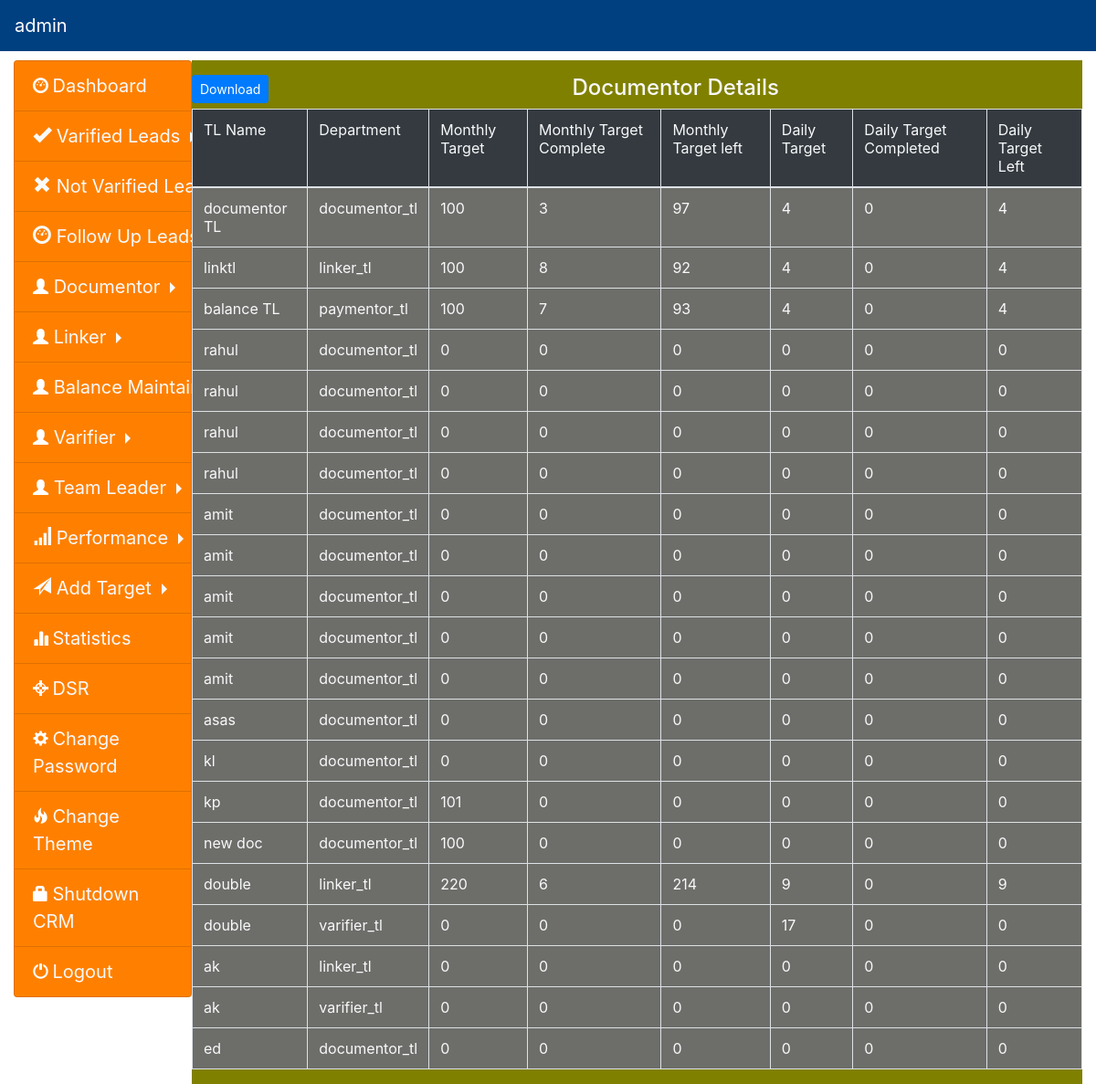
The app's page /admin/tl-performance.php (signed in) with its own data.
### tables this page shows
CREATE TABLE `add_tl` (
  `id` int(11) NOT NULL,
  `name` varchar(50) NOT NULL,
  `contact` varchar(50) NOT NULL,
  `email` varchar(50) NOT NULL,
  `joining_date` varchar(50) NOT NULL,
  `tl_pass` varchar(50) NOT NULL,
  `status` varchar(50) NOT NULL,
  `unique_number` int(11) NOT NULL,
  `target` int(11) NOT NULL,
  `target_cmplt` int(11) NOT NULL,
  `target_left` int(11) NOT NULL,
  `target_add_month` timestamp NOT NULL DEFAULT CURRENT_TIMESTAMP ON UPDATE CURRENT_TIMESTAMP,
  `daily_target` int(11) NOT NULL,
  `daily_target_cmplt` int(11) NOT NULL,
  `daily_target_left` int(11) NOT NULL,
  `daily_target_cmplt_var` int(11) NOT NULL,
  `daily_target_left_var` int(11) NOT NULL,
  `month_target_cmplt_var` int(11) NOT NULL,
  `month_target_left_var` int(11) NOT NULL,
  `target_var` int(11) NOT NULL
);

### admin/tl-performance.php (the view)
<?php
include('header.php');
include('../config/database.php');
$sql=mysqli_query($conn,"select * from add_tl");
$name1=array();
$target1=array();
$target_cmplt1=array();
$target_left=array();
$daily_target=array();
$daily_target_cmplt=array();
$daily_target_left=array();
$department=array();
$count=mysqli_num_rows($sql);
while($row=mysqli_fetch_array($sql,MYSQLI_ASSOC))
{
  $department[]=$row['status'];
   $target_left[]=$row['target_left'];
   $daily_target[]=$row['daily_target'];
   $daily_target_cmplt[]=$row['daily_target_cmplt'];
   $daily_target_left[]=$row['daily_target_left'];
	$name1[]=$row['name'];
	$target1[]=$row['target'];
	$target_cmplt1[]=$row['target_cmplt'];
}
?>
<div class="container-fluid">
       <div class="row no-gutters">
               <div class="col-md-2">
    <?php include('sidepanel.php'); ?>
     </div>
     <div class="col-md-10 content">
      <div class="table-responsive">
        <form method="POST" action="tl-performance-download.php">
          <button type="submit" name="download" class="btn btn-primary btn-sm float-left" style="margin-top: 16px;">Download</button>
        </form>
      <table class="table table-bordered table-hover" id="myTable">
        <h4 class="text-center text-light">Documentor Details</h4>
        <thead class="bg-dark">
          <tr class="text-light">
            <td>TL Name</td>
            <td>Department</td>
            <td>Monthly Target</td>
            <td>Monthly Target Complete</td>
            <td>Monthly Target left</td>
            <td>Daily Target</td>
            <td>Daily Target Completed</td>
            <td>Daily Target Left</td>
          </tr>
        </thead>
        <tbody>
        	<?php
                for($i=0;$i<$count;$i++)
                { ?>
                    <tr class="text-light" style="background:#6D6E6A;"	>
                    	<td><?php echo $name1[$i]; ?></td>
                      <td><?php echo $department[$i]; ?></td>
                    	<td><?php echo $target1[$i]; ?></td>
                    	<td><?php echo $target_cmplt1[$i]; ?></td>
                      <td><?php echo $target_left[$i]; ?></td>
                      <td><?php echo $daily_target[$i]; ?></td>
                      <td><?php echo $daily_target_cmplt[$i]; ?></td>
                      <td><?php echo $daily_target_left[$i]; ?></td>
                    </tr>
                <?php }
        	?>
        </tbody>
      </table>

### design.php (shortened to what this page needs)
<link rel="stylesheet" type="text/css" href="css/bootstrap.min.css">
<link rel="stylesheet" type="text/css" href="css/glyphicon.css">
<link rel="stylesheet" type="text/css" href="css/morris.css">
<link rel="stylesheet" type="text/css" href="../css/morris.css">
<link rel="stylesheet" type="text/css" href="../css/glyphicon.css">
<link rel="stylesheet" type="text/css" href="css/jquery.dataTables.min.css">
<link rel="stylesheet" type="text/css" href="../css/jquery.dataTables.min.css">
<link rel="stylesheet" type="text/css" href="../css/bootstrap.min.css">

### admin/header.php (shortened to what this page needs)
<?php
include($_SERVER['DOCUMENT_ROOT'].'/dashboard1/design.php');
include('../config/database.php');
$sid=$_SESSION['sid'];
$sql=mysqli_query($conn,"select container,header from admin where usename='$sid'");
$sql_fetch=mysqli_fetch_array($sql);
$header=$sql_fetch['header'];
?>
<!DOCTYPE html>
<html>
<head>
	<link rel="stylesheet" type="text/css" href="../css/header.css">
	<link rel="stylesheet" type="text/css" href="../css/sidenav.css">
  <link rel="stylesheet" type="text/css" href="../css/content.css">
</head>
<body>
<nav class="navbar navbar-expand-md navbar-dark" style="margin-bottom: 10px; background: <?php echo $header; ?>">
  <a class="navbar-brand" href="#"><?php echo $sid;?></a>
</nav>
</body>
</html>

### admin/sidepanel.php (shortened to what this page needs)
  <?php
 $user=$_SESSION['sid'];
include("../config/database.php");
$sql=mysqli_query($conn,"select sidenav from admin where usename='$user'");
$sql_fetch=mysqli_fetch_array($sql);
$sidenav=$sql_fetch['sidenav'];
 ?>
 <div class="side-nav">
     <ul class="list-group">
	<li class="list-group-item text-light" style="background: <?php echo $sidenav; ?>;">
		<a href="admin.php">
			<i class="glyphicon glyphicon-dashboard"></i>
			<span class="text-light">Dashboard</span>
		</a>
	</li>
	<li class="dropdown list-group-item dropright" style="background: <?php echo $sidenav; ?>;">
		<a href="#" class="dropdown-toggle text-light" data-toggle='dropdown' style="font-size: 20px;">
			<span class="glyphicon glyphicon-ok"></span>
			Varified Leads
		</a>
	</li>
		<li class="dropdown list-group-item dropright" style="background: <?php echo $sidenav; ?>;">
		<a href="#" class="dropdown-toggle text-light" data-toggle='dropdown' style="font-size: 20px;">
			<span class="glyphicon glyphicon-remove"></span>
			Not Varified Leads
		</a>
	</li>
			<li class="dropdown list-group-item dropright" style="background: <?php echo $sidenav; ?>;">
		<a href="#" class="dropdown-toggle text-light" data-toggle='dropdown' style="font-size: 20px;">
			<span class="glyphicon glyphicon-dashboard"></span>
			Follow Up Leads
		</a>
	</li>
	<li class="dropdown list-group-item text-light dropright" style="background: <?php echo $sidenav; ?>;">
		<a href="#" class="dropdown-toggle text-light" data-toggle='dropdown' style="font-size: 20px;">
			<i class="glyphicon glyphicon-user"></i>
			Documentor
		</a>
	</li>
	<li class="dropdown list-group-item text-light dropright" style="background: <?php echo $sidenav; ?>;">
		<a href="#" class="dropdown-toggle text-light" data-toggle='dropdown' style="font-size: 20px;">
			<i class="glyphicon glyphicon-user"></i>
			Linker
		</a>
	</li>
	<li class="dropdown list-group-item text-light dropright" style="background: <?php echo $sidenav; ?>;">
		<a href="#" class="dropdown-toggle text-light" data-toggle='dropdown' style="font-size: 20px;">
			<i class="glyphicon glyphicon-user"></i>
			Balance Maintainer
		</a>
	</li>
	<li class="dropdown list-group-item text-light dropright" style="background: <?php echo $sidenav; ?>;">
		<a href="#" class="dropdown-toggle text-light" data-toggle='dropdown' style="font-size: 20px;">
			<i class="glyphicon glyphicon-user"></i>
			Varifier
		</a>
	</li>
	<li class="dropdown list-group-item text-light dropright" style="background: <?php echo $sidenav; ?>;">
		<a href="#" class="dropdown-toggle text-light" data-toggle='dropdown' style="font-size: 20px;">
			<i class="glyphicon glyphicon-user"></i>
			Team Leader
		</a>
	</li>
			<li class="dropdown list-group-item dropright" style="background: <?php echo $sidenav; ?>;">
		<a href="#" class="dropdown-toggle text-light" data-toggle='dropdown' style="font-size: 20px;">
			<span class="glyphicon glyphicon-signal"></span>
			Performance
		</a>
	</li>
				<li class="dropdown list-group-item dropright" style="background: <?php echo $sidenav; ?>;">
		<a href="#" class="dropdown-toggle text-light" data-toggle='dropdown' style="font-size: 20px;">
			<span class="glyphicon glyphicon-send"></span>
			Add Target
		</a>
	</li>
		<li class="list-group-item text-light" style="background: <?php echo $sidenav; ?>;">
		<a href="stats.php">
			<i class="glyphicon glyphicon-stats"></i>
			<span class="text-light">Statistics</span>
		</a>
	</li>
	<li class="list-group-item text-light" style="background: <?php echo $sidenav; ?>;">
		<a href="dsr.php">
			<i class="glyphicon glyphicon-screenshot"></i>
			<span class="text-light">DSR</span>
		</a>
	</li>
	<li class="list-group-item text-light" style="background: <?php echo $sidenav; ?>;">
		<a href="admin-page-change-password.php">
			<i class="glyphicon glyphicon-cog"></i>
			<span class="text-light">Change Password</span>
		</a>
	</li>
		<li class="list-group-item text-light" style="background: <?php echo $sidenav; ?>;">
		<a href="change-theme.php">
			<i class="glyphicon glyphicon-fire"></i>
			<span class="text-light">Change Theme</span>
		</a>
	</li>
		<li class="list-group-item text-light" style="background: <?php echo $sidenav; ?>;">
		<a href="shutdown-site.php">
			<i class="glyphicon glyphicon-lock"></i>
			<span class="text-light">Shutdown CRM</span>
		</a>
	</li>
	<li class="list-group-item text-light" style="background: <?php echo $sidenav; ?>;">
		<a href="logout.php">
			<i class="glyphicon glyphicon-off"></i>
			<span class="text-light">Logout</span>
		</a>
	</li>
</ul>
</div>

### css/sidenav.css (style rules this page uses)
.side-nav ul { margin-left: 0px; }
.side-nav ul li a { text-decoration: none; }
.side-nav ul li a i { font-size: 17px; color: white; text-align: left; margin-left:0px; }
.side-nav ul li a span { font-size: 20px; }

### records on screen
add_tl: id "3", target_cmplt "7", tl_pass "0", daily_target_cmplt "0", daily_target_cmplt_var "0", month_target_cmplt_var "0", month_target_left_var "0", target_var "0"

### other values on screen
$sid "admin"
$name1[$i] "documentor TL"
$department[$i] "documentor_tl"
$target1[$i] "100"
$target_left[$i] "97"
$daily_target[$i] "4"
$daily_target_cmplt[$i] "0"
$daily_target_left[$i] "4"
$name1[$i] "linktl"
$department[$i] "linker_tl"
$target_cmplt1[$i] "8"
$target_left[$i] "92"
$name1[$i] "balance TL"
$department[$i] "paymentor_tl"
$target_left[$i] "93"
